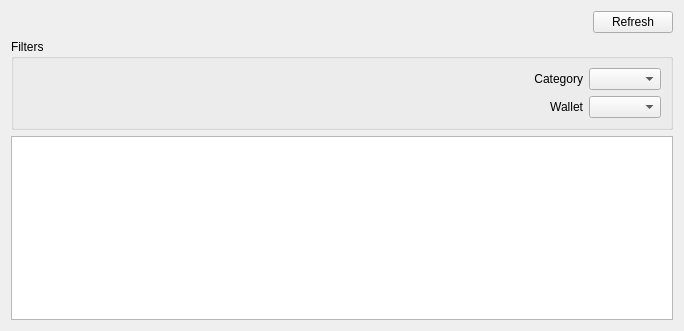
<?xml version="1.0" encoding="UTF-8"?>
<ui version="4.0">
 <class>AccountTableWidget</class>
 <widget class="QWidget" name="AccountTableWidget">
  <property name="geometry">
   <rect>
    <x>0</x>
    <y>0</y>
    <width>684</width>
    <height>331</height>
   </rect>
  </property>
  <property name="contextMenuPolicy">
   <enum>Qt::CustomContextMenu</enum>
  </property>
  <property name="windowTitle">
   <string>Account table</string>
  </property>
  <layout class="QVBoxLayout" name="verticalLayout">
   <item alignment="Qt::AlignRight">
    <widget class="QPushButton" name="refreshButton">
     <property name="sizePolicy">
      <sizepolicy hsizetype="Fixed" vsizetype="Fixed">
       <horstretch>0</horstretch>
       <verstretch>0</verstretch>
      </sizepolicy>
     </property>
     <property name="text">
      <string>Refresh</string>
     </property>
     <property name="icon">
      <iconset resource="../../icons/tikka.slots.pyqt.resources.icons.index.qrc">
       <normaloff>:/icons/refresh_icon</normaloff>:/icons/refresh_icon</iconset>
     </property>
    </widget>
   </item>
   <item>
    <widget class="QGroupBox" name="filtersGroupBox">
     <property name="autoFillBackground">
      <bool>false</bool>
     </property>
     <property name="styleSheet">
      <string notr="true"/>
     </property>
     <property name="title">
      <string>Filters</string>
     </property>
     <property name="flat">
      <bool>false</bool>
     </property>
     <layout class="QVBoxLayout" name="verticalLayout_2">
      <item>
       <layout class="QHBoxLayout" name="horizontalLayout">
        <item>
         <widget class="QLabel" name="categoryLabel">
          <property name="text">
           <string>Category</string>
          </property>
          <property name="alignment">
           <set>Qt::AlignRight|Qt::AlignTrailing|Qt::AlignVCenter</set>
          </property>
         </widget>
        </item>
        <item>
         <widget class="QComboBox" name="categoryComboBox">
          <property name="sizePolicy">
           <sizepolicy hsizetype="Fixed" vsizetype="Fixed">
            <horstretch>0</horstretch>
            <verstretch>0</verstretch>
           </sizepolicy>
          </property>
         </widget>
        </item>
       </layout>
      </item>
      <item>
       <layout class="QHBoxLayout" name="horizontalLayout_2">
        <item>
         <widget class="QLabel" name="walletLabel">
          <property name="text">
           <string>Wallet</string>
          </property>
          <property name="alignment">
           <set>Qt::AlignRight|Qt::AlignTrailing|Qt::AlignVCenter</set>
          </property>
         </widget>
        </item>
        <item>
         <widget class="QComboBox" name="walletComboBox">
          <property name="sizePolicy">
           <sizepolicy hsizetype="Fixed" vsizetype="Fixed">
            <horstretch>0</horstretch>
            <verstretch>0</verstretch>
           </sizepolicy>
          </property>
         </widget>
        </item>
       </layout>
      </item>
     </layout>
    </widget>
   </item>
   <item>
    <widget class="QTableView" name="tableView">
     <property name="contextMenuPolicy">
      <enum>Qt::CustomContextMenu</enum>
     </property>
     <property name="verticalScrollBarPolicy">
      <enum>Qt::ScrollBarAsNeeded</enum>
     </property>
     <property name="sizeAdjustPolicy">
      <enum>QAbstractScrollArea::AdjustIgnored</enum>
     </property>
     <property name="autoScroll">
      <bool>true</bool>
     </property>
     <property name="editTriggers">
      <set>QAbstractItemView::NoEditTriggers</set>
     </property>
     <property name="alternatingRowColors">
      <bool>true</bool>
     </property>
     <property name="showGrid">
      <bool>false</bool>
     </property>
     <property name="sortingEnabled">
      <bool>false</bool>
     </property>
     <attribute name="horizontalHeaderMinimumSectionSize">
      <number>50</number>
     </attribute>
     <attribute name="horizontalHeaderStretchLastSection">
      <bool>true</bool>
     </attribute>
     <attribute name="verticalHeaderVisible">
      <bool>false</bool>
     </attribute>
     <attribute name="verticalHeaderCascadingSectionResizes">
      <bool>true</bool>
     </attribute>
     <attribute name="verticalHeaderDefaultSectionSize">
      <number>0</number>
     </attribute>
    </widget>
   </item>
  </layout>
 </widget>
 <tabstops>
  <tabstop>categoryComboBox</tabstop>
  <tabstop>walletComboBox</tabstop>
  <tabstop>tableView</tabstop>
 </tabstops>
 <resources>
  <include location="../../icons/tikka.slots.pyqt.resources.icons.index.qrc"/>
 </resources>
 <connections/>
</ui>
